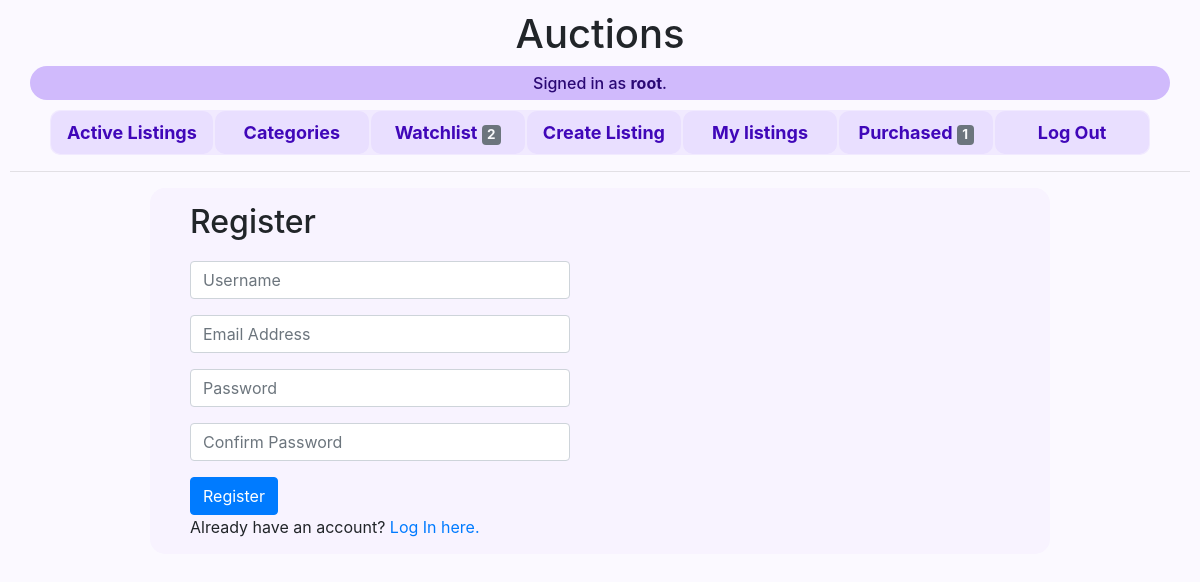
Screenshot of /register (signed in) with the database file from the repository.
### auctions/models.py (models this page shows)
class User(AbstractUser):
    pass

### auctions/views.py (the view)
# urls.py: path("register", views.register, name="register"),
def register(request):
    if request.method == "POST":
        username = request.POST["username"]
        email = request.POST["email"]
        password = request.POST["password"]
        confirmation = request.POST["confirmation"]
        if password != confirmation:
            return render(request, "auctions/register.html", {
                "message": "Passwords must match."
            })
        try:
            user = User.objects.create_user(username, email, password)
            user.save()
        except IntegrityError:
            return render(request, "auctions/register.html", {
                "message": "Username already taken."
            })
        login(request, user)
        return HttpResponseRedirect(reverse("index"))
    else:
        return render(request, "auctions/register.html")

### auctions/templates/auctions/register.html (shortened to what this page needs)
{% extends "auctions/layout.html" %}
{% block body %}
    <h2>Register</h2>
    <form action="{% url 'register' %}" method="post">
        <div class="form-group">
            <input class="form-control" autofocus type="text" name="username" placeholder="Username">
        </div>
        <div class="form-group">
            <input class="form-control" type="email" name="email" placeholder="Email Address">
        </div>
        <div class="form-group">
            <input class="form-control" type="password" name="password" placeholder="Password">
        </div>
        <div class="form-group">
            <input class="form-control" type="password" name="confirmation" placeholder="Confirm Password">
        </div>
        <input class="btn btn-primary" type="submit" value="Register">
    </form>
    Already have an account? <a href="{% url 'login' %}">Log In here.</a>
{% endblock %}

### auctions/templates/auctions/layout.html (shortened to what this page needs)
{% load static %}
<!DOCTYPE html>
<html lang="en">
    <head>
        <link rel="stylesheet" href="https://stackpath.bootstrapcdn.com/bootstrap/4.4.1/css/bootstrap.min.css">
        <link href="{% static 'auctions/styles.css' %}" rel="stylesheet">
    </head>
    <body>
        <h1>Auctions</h1>
        <div id="signed-in">
            <div>
                {% if user.is_authenticated %}
                    Signed in as <strong>{{ user.username }}</strong>.
                {% else %}
                    Not signed in.
                {% endif %}
            </div>
        </div>
        <ul class="nav rounded d-flex justify-content-center"><div>
            <li class="nav-item">
                <a class="nav-link" href="{% url 'index' %}">Active Listings</a>
            </li>
            <li class="nav-item">
                <a class="nav-link" href="{% url 'categories' %}">Categories</a>
            </li>
            {% if user.is_authenticated %}
                <li class="nav-item">
                    <a class="nav-link" href="{% url 'watchlist' %}">Watchlist
                        <span class="badge bg-secondary text-light">{{ user.watchlist.count }}</span>
                    </a>
                </li>
                <li class="nav-item">
                    <a class="nav-link" href="{% url 'create_listing' %}">Create Listing</a>
                </li>
                {% if user.listing.count %}
                    <li class="nav-item">
                        <a class="nav-link" href="{% url 'my_listings' %}">My listings</a>
                    </li>
                {% endif %}
                {% if user.winning.count %}
                    <li class="nav-item">
                        <a class="nav-link" href="{% url 'purchased' %}">Purchased
                            <span class="badge bg-secondary text-light">{{ user.winning.count }}</span>
                        </a>
                    </li>
                {% endif %}
                <li class="nav-item">
                    <a class="nav-link" href="{% url 'logout' %}">Log Out</a>
                </li>
            {% endif %}</div>
        </ul>
        <hr>
        <div class="block-body-container">
            <div class="block-body">
                {% block body %}
                {% endblock %}
            </div>
        </div>
    </body>
</html>

### auctions/static/auctions/styles.css (style rules this page uses)
body { padding: 10px; background-color: #fbf9ff; }
.block-body-container { width: 100%; }
.block-body { margin: 0 auto; margin-top: 4px; margin-bottom: 4px; padding: 15px; padding-inline: 40px; background-color: #f8f3ff; width: 90%; max-width: 900px; border-radius: 15px; }
h2 { margin-bottom: 20px; }
.nav a { font-weight: 700; font-size: large; color: #4007b9; }
.nav div { display: flex; flex-wrap: wrap; background-color: #f1eaff; border-radius: 10px; }
.nav-item { margin: 1px; background-color: #e9dfff; border-radius: 10px; min-width: 154px; text-align: center; }
h1 { text-align: center; }
#signed-in { text-align: center; font-weight: 500; color: #2a0874; margin-inline: 20px; margin-bottom: 10px; background-color: #d0bafc; padding: 5px; border-radius: 20px; }
input[type="text"], input[type="password"], input[type="email"] { resize: none; width: 100%; max-width: 380px; }
form input[type="submit"] { display: block; }
textarea, input, select { border-radius: 4px; border-color: #a7a7a7; }

### rows the page displays
User: username "root", watchlist.count "2", winning.count "1"
